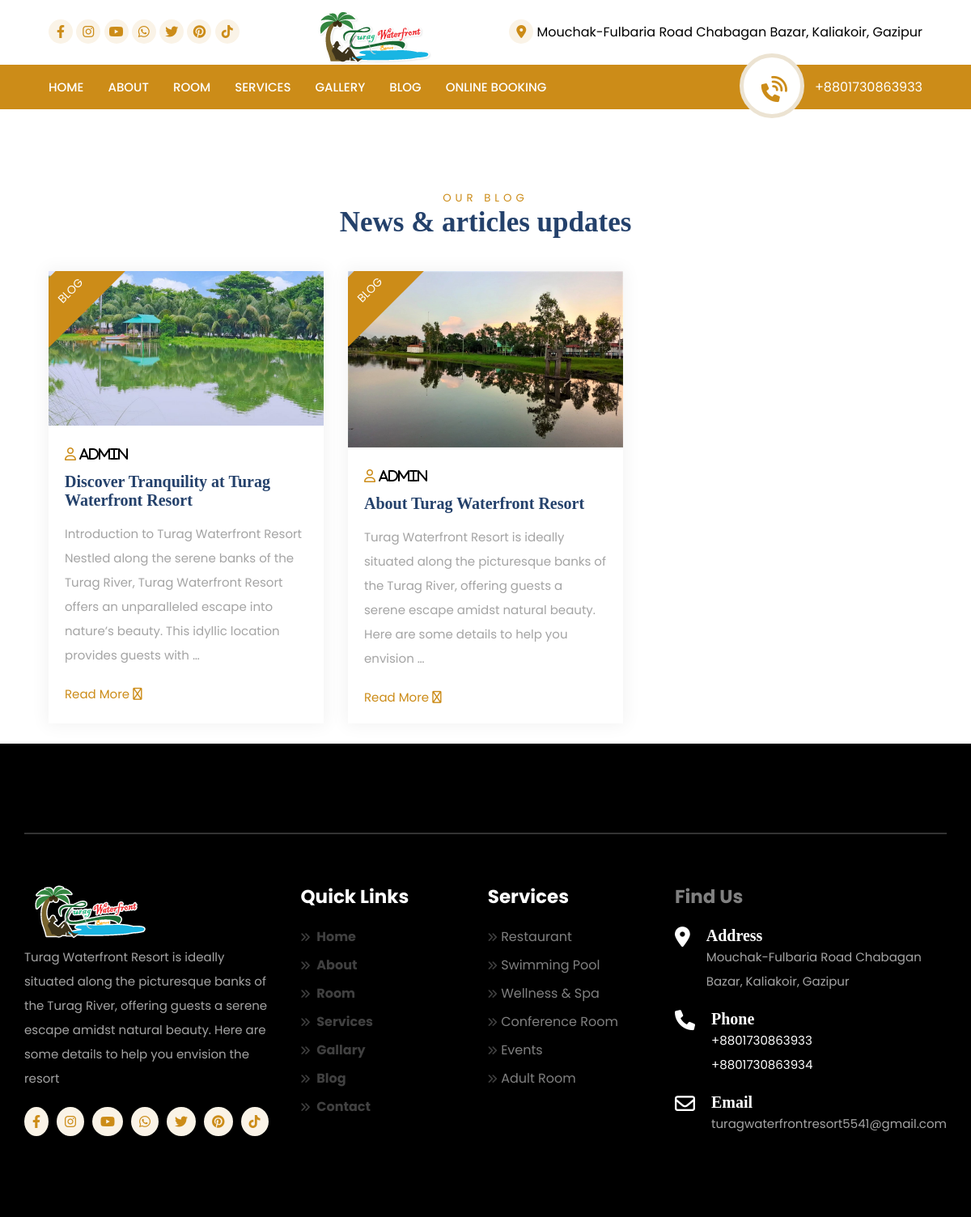
Page /blog_list/ on the committed database.
### turag/models.py (models this page shows, shortened)
class ResortInfo(models.Model):
    logo = models.ImageField(upload_to='logos/', help_text='Upload the resort logo.')
    description = models.TextField(help_text='A brief description of the resort.')
    facebook_link = models.URLField(blank=True, help_text='Link to the resort’s Facebook page.')
    instagram_link = models.URLField(blank=True, help_text='Link to the resort’s Instagram profile.')
    youtube_link = models.URLField(blank=True, help_text='Link to the resort’s YouTube channel.')
    whatsapp_link = models.URLField(blank=True, help_text='Link to the resort’s WhatsApp contact.')
    twitter_link = models.URLField(blank=True, help_text='Link to the resort’s Twitter profile.')
    pinterest_link = models.URLField(blank=True, help_text='Link to the resort’s Pinterest page.')
    tiktok_link = models.URLField(blank=True, help_text='Link to the resort’s TikTok profile.')
    address = models.CharField(max_length=255, help_text='Resort address.')
    phone_number = models.CharField(max_length=40, blank=True, help_text='Resort phone number.')
    email = models.EmailField(help_text='Resort email address.')
    class Meta:
        verbose_name = "Resort Information"
        verbose_name_plural = "Resort Information"

class Blog(models.Model):
    blog_title = models.CharField(max_length=200)
    content = models.TextField()
    image = models.ImageField(upload_to='blog_images/')
    created_at = models.DateTimeField(auto_now_add=True)

### turag/views.py (the view)
# urls.py: path('blog_list/', views.blog, name='blog_list'),
def blog(request):
    blog_posts = Blog.objects.all().order_by('-created_at')
    social_media_info = ResortInfo.objects.first()
    return render(request, 'blog.html', {
        'blog_posts': blog_posts,
        'social_media_info': social_media_info,
    })

### turag/templatetags/custom_filters.py (called while the page is built)
@register.filter(name='split_phone_numbers')
def split_phone_numbers(phone_numbers):
    return phone_numbers.split(',')

@register.filter(name='trim')
def trim(value):
    return value.strip() if isinstance(value, str) else value

### templates/blog.html (shortened to what this page needs)
<!DOCTYPE html>
{% load static %}
<html lang="en" dir="ltr">
<head>
    <link rel="stylesheet" href="https://pro.fontawesome.com/releases/v5.10.0/css/all.css" />
    <link rel="stylesheet" href="{% static 'css/style.css' %}">
    <link rel="stylesheet" href="https://cdnjs.cloudflare.com/ajax/libs/OwlCarousel2/2.3.4/assets/owl.carousel.css" />
    <link rel="stylesheet" href="https://cdnjs.cloudflare.com/ajax/libs/OwlCarousel2/2.3.4/assets/owl.theme.default.min.css" />
    <link rel="stylesheet" href="https://cdnjs.cloudflare.com/ajax/libs/lightbox2/2.11.3/css/lightbox.min.css">
    <link rel="stylesheet" href="https://cdnjs.cloudflare.com/ajax/libs/font-awesome/6.0.0/css/all.min.css">
  </head>
  <body>
    <section class="head">
      <div class="container flex1">
        <div class="scoial">
            {% if social_media_info.facebook_link %}
            <a href="{{ social_media_info.facebook_link }}" target="_blank" rel="noopener noreferrer">
              <i class="fab fa-facebook-f"></i>
            </a>
            {% endif %}
            {% if social_media_info.instagram_link %}
              <a href="{{ social_media_info.instagram_link }}" target="_blank" rel="noopener noreferrer">
                  <i class="fab fa-instagram"></i>
              </a>
              {% endif %}
              {% if social_media_info.youtube_link %}
              <a href="{{ social_media_info.youtube_link }}" target="_blank" rel="noopener noreferrer">
                  <i class="fab fa-youtube"></i>
              </a>
              {% endif %}
              {% if social_media_info.whatsapp_link %}
              <a href="{{ social_media_info.whatsapp_link }}" target="_blank" rel="noopener noreferrer">
                  <i class="fab fa-whatsapp"></i>
              </a>
              {% endif %}
              {% if social_media_info.twitter_link %}
              <a href="{{ social_media_info.twitter_link }}" target="_blank" rel="noopener noreferrer">
                  <i class="fab fa-twitter"></i>
              </a>
              {% endif %}
              {% if social_media_info.pinterest_link %}
              <a href="{{ social_media_info.pinterest_link }}" target="_blank" rel="noopener noreferrer">
                  <i class="fab fa-pinterest"></i>
              </a>
              {% endif %}
              {% if social_media_info.tiktok_link %}
              <a href="{{ social_media_info.tiktok_link }}" target="_blank" rel="noopener noreferrer">
                  <i class="fab fa-tiktok"></i>
              </a>
              {% endif %}
        </div>
        <div class="logo">
          <img src="{{ social_media_info.logo.url }}" alt="">
        </div>
        <div class="address">
          <i class="fas fa-map-marker-alt"></i>
          <span>{{ social_media_info.address }}</span>
        </div>
      </div>
    </section>
    <header class="header">
      <div class="container">
        <nav class="navbar flex1">
          <ul class="nav-menu">
            <li><a href="{% url 'index' %}">Home</a></li>
            <li><a href="{% url 'about' %}">About</a></li>
            <li><a href="{% url 'services' %}">Room</a></li>
            <li><a href="{% url 'services' %}">Services</a></li>
            <li><a href="{% url 'gallery' %}">Gallery</a></li>
            <li><a href="{% url 'blog_list' %}">Blog</a></li>
            <li><a href="https://turagwaterfrontresort.netlify.app">Online Booking</a></li>
        </ul>
          {% load custom_filters %}
        <div class="head_contact">
          <i class="fas fa-phone-volume"></i>
          {% with social_media_info.phone_number|split_phone_numbers as phone_numbers %}
              {% if phone_numbers %}
                  <a href="tel:{{ phone_numbers.0|trim }}" style="color: white;">
                    <span>{{ phone_numbers.0|trim }}</span>
                  </a>
              {% else %}
                  <span>No phone number available</span>
              {% endif %}
          {% endwith %}
        </nav>
      </div>
    </header>
    <section class="blog top" id="blog">
        <div class="container">
            <div class="heading">
                <h5>OUR BLOG</h5>
                <h3>News & articles updates</h3>
            </div>
            <div class="content grid mtop">
                {% for blog in blog_posts %}
                    <div class="box">
                        <div class="img">
                            <img src="{{ blog.image.url }}" alt="{{ blog.blog_title }}">
                            <span>BLOG</span>
                        </div>
                        <div class="text">
                            <div class="flex">
                                <i class="far fa-user"> <label>Admin</label> </i>
                            </div>
                            <h3>{{ blog.blog_title }}</h3>
                            <p>{{ blog.content|truncatewords:30 }}</p>
                            <a href="{% url 'blog_detail' blog.id %}">Read More <i class='far fa-long-arrow-alt-right'></i></a>
                        </div>
                    </div>
                {% endfor %}
            </div>
        </div>
    </section><br>
  <footer>
    <div class="content grid  top">
      <div class="box">
        <div class="logo">
          <img src="{{ social_media_info.logo.url }}" alt="">
        </div>
        <p>{{ social_media_info.description }}</p>
        <div class="social flex">
          {% if social_media_info.facebook_link %}
            <a href="{{ social_media_info.facebook_link }}" target="_blank" rel="noopener noreferrer">
              <i class="fab fa-facebook-f"></i>
            </a>
          {% endif %}
          {% if social_media_info.instagram_link %}
              <a href="{{ social_media_info.instagram_link }}" target="_blank" rel="noopener noreferrer">
                  <i class="fab fa-instagram"></i>
              </a>
              {% endif %}
              {% if social_media_info.youtube_link %}
              <a href="{{ social_media_info.youtube_link }}" target="_blank" rel="noopener noreferrer">
                  <i class="fab fa-youtube"></i>
              </a>
              {% endif %}
              {% if social_media_info.whatsapp_link %}
              <a href="{{ social_media_info.whatsapp_link }}" target="_blank" rel="noopener noreferrer">
                  <i class="fab fa-whatsapp"></i>
              </a>
              {% endif %}
              {% if social_media_info.twitter_link %}
              <a href="{{ social_media_info.twitter_link }}" target="_blank" rel="noopener noreferrer">
                  <i class="fab fa-twitter"></i>
              </a>
              {% endif %}
              {% if social_media_info.pinterest_link %}
              <a href="{{ social_media_info.pinterest_link }}" target="_blank" rel="noopener noreferrer">
                  <i class="fab fa-pinterest"></i>
              </a>
              {% endif %}
              {% if social_media_info.tiktok_link %}
              <a href="{{ social_media_info.tiktok_link }}" target="_blank" rel="noopener noreferrer">
                  <i class="fab fa-tiktok"></i>
              </a>
              {% endif %}
        </div>
      </div>
      <div class="box">
        <h2 style="color: white;">Quick Links</h2>
        <ul><strong>
          <li><i class="fas fa-angle-double-right"></i> <a href="#home">Home</a> </li>
          <li><i class="fas fa-angle-double-right"></i> <a href="#about">About</a> </li>
          <li><i class="fas fa-angle-double-right"></i> <a href="#room">Room</a> </li>
          <li><i class="fas fa-angle-double-right"></i> <a href="#services">Services</a> </li>
          <li><i class="fas fa-angle-double-right"></i> <a href="#gallary">Gallary</a> </li>
          <li><i class="fas fa-angle-double-right"></i> <a href="#blog">Blog</a> </li>
          <li><i class="fas fa-angle-double-right"></i> <a href="#contact">Contact</a> </li>
        </strong>
        </ul>
      </div>
      <div class="box">
        <h2 style="color: white;">Services</h2>
        <ul>
          <li><i class="fas fa-angle-double-right"></i>Restaurant</li>
          <li><i class="fas fa-angle-double-right"></i>Swimming Pool</li>
          <li><i class="fas fa-angle-double-right"></i>Wellness & Spa</li>
          <li><i class="fas fa-angle-double-right"></i>Conference Room</li>
          <li><i class="fas fa-angle-double-right"></i>Events</li>
          <li><i class="fas fa-angle-double-right"></i>Adult Room</li>
        </ul>
      </div>
      <div class="box">
        <h2>Find Us</h2>
        <div class="icon flex">
          <div class="i">
            <i class="fas fa-map-marker-alt"></i>
          </div>
          <div class="text">
            <h3>Address</h3>
            <p>{{ social_media_info.address }}</p>
          </div>
        </div>
        <div class="icon flex">
          <div class="i">
            <i class="fas fa-phone"></i>
          </div>
          {% load custom_filters %}
          <div class="text">
            <h3>Phone</h3>
            <p>
              {% with social_media_info.phone_number|split_phone_numbers as phone_numbers %}
                {% for phone in phone_numbers %}
                  <a href="tel:{{ phone|trim }}" style="color: white;">
                    {{ phone|trim }}
                  </a><br>
                {% endfor %}
              {% endwith %}
            </p>
        </div>
        </div>
        <div class="icon flex">
          <div class="i">
            <i class="far fa-envelope"></i>
          </div>
          <div class="text">
            <h3>Email</h3>
            <p>
                <a class="footer_email" href="mailto:{{ social_media_info.email }}" style="color: inherit; text-decoration: none;">
                    {{ social_media_info.email }}
                </a>
            </p>
        </div>
        </div>
      </div>
    </div>
  </footer>
</body>
</html>

### static/css/style.css (style rules this page uses)
* { padding: 0; margin: 0; box-sizing: border-box; }
html, body { font-family: 'Poppins', sans-serif; scroll-behavior: smooth; }
.container { max-width: 90%; margin: auto; }
li { list-style: none; }
a { text-decoration: none; transition: 0.5s; }
.flex { display: flex; }
.flex1 { display: flex; justify-content: space-between; }
.head { height: 10vh; line-height: 10vh; }
.head i { width: 30px; height: 30px; border-radius: 50%; line-height: 30px; background: #FAF3E7; text-align: center; color: #CC8C18; }
.head img { margin-top: 10px; }
header { background: #CC8C18; padding: 15px 0 15px 0; color: white; }
.navbar { display: flex; align-items: center; }
.nav-menu { display: flex; justify-content: space-between; align-items: center; }
header ul { padding: 0 20px 0 0; }
header li { margin-right: 30px; }
header ul li a { font-size: 15px; color: white; text-transform: uppercase; font-weight: 500; transition: 0.5s; }
header .head_contact { position: relative; }
header .head_contact i { position: absolute; top: -29px; left: -70%; width: 80px; height: 80px; line-height: 80px; text-align: center; background: white; color: #CC8C18; border-radius: 50%; transform: rotate(-45deg); border: 5px solid #ECE3D2; font-size: 30px; }
.grid { display: grid; grid-template-columns: repeat(5, 1fr); grid-gap: 30px; }
.top { margin-top: 80px; }
.mtop { margin-top: 40px; }
.heading { text-align: center; }
.heading h5 { font-weight: 400; letter-spacing: 5px; color: #CC8C18; padding-top: 20px; }
h3 { font-size: 35px; font-family: serif; color: #24416B; margin-bottom: 20px; }
p { line-height: 30px; color: #a4a4a4; margin-bottom: 20px; font-size: 15px; }
.blog .grid { grid-template-columns: repeat(3, 1fr); }
.blog .box { box-shadow: 0 0 20px 3px rgb(0 0 0 / 5%); transition: 0.5s; }
.blog .text { padding: 20px; }
.blog img { width: 100%; height: 100%; position: relative; }
.blog .img { position: relative; overflow: hidden; }
.blog span { position: absolute; top: -3%; left: -12%; z-index: 1; color: white; background: #CC8C18; padding: 20px 50px; transform: rotate(-45deg); font-size: 14px; }
.blog .box h3 { font-size: 20px; }
.blog .box i { margin-right: 10px; color: #CC8C18; }
.blog .box i label { color: black; }
.blog .box h3 { margin: 15px 0; }
.blog a { color: #CC8C18; font-size: 15px; }
footer { background: black; color: white; padding: 30px; }
footer .grid { grid-template-columns: repeat(4, 1fr); }
footer .content h2 { margin-bottom: 20px; font-size: 23px; }
footer li { margin-bottom: 15px; opacity: 0.5; }
footer li i { font-size: 13px; margin-right: 10px; }
footer .content h3 { font-size: 20px; color: white; margin: 0; }
footer .content .icon i { font-size: 25px; margin-right: 20px; }
footer .social i { padding: 10px; background: grey; margin-right: 10px; border-radius: 50%; }
footer .content { padding-top: 60px; padding-bottom: 50px; border-top: 2px solid rgba(255, 255, 255, 0.2); }
.social a i { color: #CC8C18; background-color: #FAF3E7; padding: 10px; border-radius: 50%; transition: color 0.3s ease, background-color 0.3s ease; }
.box h2 { color: grey; }
.box ul { list-style-type: none; padding: 0; }
.box ul li { margin-bottom: 10px; }
.box ul li a { color: grey; text-decoration: none; }
.box ul li i { color: grey; margin-right: 5px; }

### rows in the picture
ResortInfo: logo (picture), address "Mouchak-Fulbaria Road Chabagan Bazar, Kaliakoir, Gazipur", description "Turag Waterfront Resort is ideally situated along the picturesque banks of the Turag River, offering guests a serene escape amidst natural beauty. Here are some details to help you envision the resort", email "turagwaterfrontresort5541@gmail.com"
Blog: image (picture), blog_title "Discover Tranquility at Turag Waterfront Resort", content "Introduction to Turag Waterfront Resort Nestled along the serene banks of the Turag River, Turag Waterfront Resort offers an unparalleled escape into nature’s beauty. This idyllic location provides guests with …"
Blog: image (picture), blog_title "About Turag Waterfront Resort", content "Turag Waterfront Resort is ideally situated along the picturesque banks of the Turag River, offering guests a serene escape amidst natural beauty. Here are some details to help you envision …"

### other values in the picture
{{ phone_numbers.0|trim }} "+8801730863933"
{{ phone|trim }} "+8801730863933" "+8801730863934"
